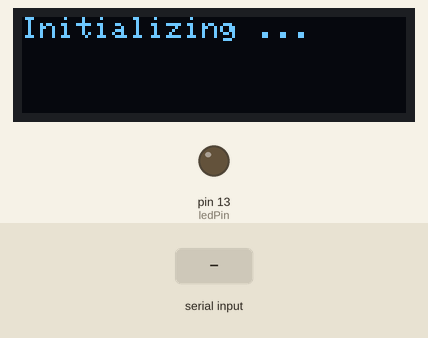
This sketch was run on a simulated Arduino Uno, built with avr-gcc and run on an emulated ATmega328P. Parts: 128×32 one-colour display, output pins drawn as LEDs (lit = HIGH). Inputs (shaded band) come from the test bench. What the sketch prints to the serial monitor is not drawn.

Above: at 0.1 s.
2.3 s: "C\n" received over the second serial link
At 2.8 s:
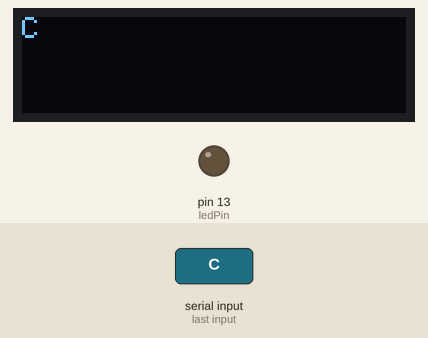
3.8 s: "1\n" received over the second serial link
At 5.1 s:
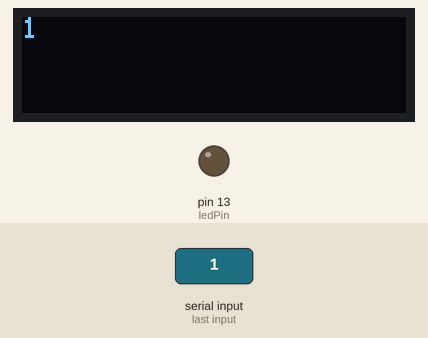
Timing chart, 0 to 6.8 s (numbered marks = the images above; inputs shaded):
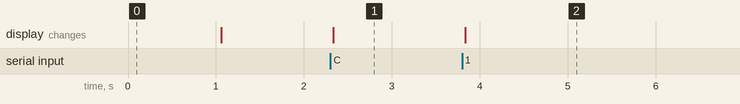

Measured:
- after the input at 2.3 s, the display: changes at once (image 1)
- after the input at 3.8 s, the display: changes at once (image 2)

The sketch:

BLEsleep.ino
```cpp
/********************************************************************************
** Read from BLE and display on OLED
** Send symbol to BLE when connected
** The BLE toggles between sleep and awake when the button is pressed
*********************************************************************************/

// BT Library
#include <AltSoftSerial.h>
AltSoftSerial BTserial;

// Display Libraries
#include <Adafruit_GFX.h>
#include <Adafruit_SSD1306.h>
#define OLED_RESET 4
Adafruit_SSD1306 display(OLED_RESET);


// Variables
char text[64];                                  // Character buffer
char c;
boolean asleep = false;
boolean confirmedCentral = false;


// Timing variables
unsigned long startTime = 0;
unsigned long endTime = 0;
const unsigned long period_us = 1e6;            // We are using microseconds for accuracy, 1s=1e6us


// Define pin numbers
const int buttonPin = 4;                        // Button pin
const int ledPin =  13;                 // LED pin

// --------------------------------------------------------------------------------
// Button logic: return true of the button is pressed, otherwise return false
// For more stable code, we can debounce the button
// --------------------------------------------------------------------------------
boolean checkButton() {
  static int buttonState = HIGH;                 // Pushbutton status
  if (digitalRead(buttonPin) != buttonState) {
    buttonState = !buttonState;
    if (buttonState == HIGH)
      return true;
  }
  return false;
}


// --------------------------------------------------------------------------------
// Initialize the OLED display
// --------------------------------------------------------------------------------
void initDisplay() {
  // Initialize with the I2C addr 0x3C (for the 128x32)
  display.begin(SSD1306_SWITCHCAPVCC, 0x3C);
  display.setTextColor(WHITE); // Draw white text, otherwise writes may be invisible!
  display.cp437(true);         // Use full 256 char 'Code Page 437' font
  display.setTextSize(1);      // Set font size for display.write() to 1
}


// --------------------------------------------------------------------------------
// Show a message on the OLED display
// --------------------------------------------------------------------------------
void showMessage(const char * message) {
  display.setCursor(0, 0);     // Start at top-left corner
  display.clearDisplay();
  display.println(message);
  display.display();
}


// --------------------------------------------------------------------------------
// Forward data from Serial to the BLE module
// This is useful to set the modes of the BLE module
// --------------------------------------------------------------------------------
void forwardSerialToBLE() {
  static boolean NL = true;

  c = Serial.read();
  if (c != 10 & c != 13 )  // do not send line end characters to the HM-10
    BTserial.write(c);
  // Copy the user input to the main window; if there is a new line print the ">" character.
  if (NL) {
    Serial.print("\r\n>");
    NL = false;
  }
  Serial.write(c);
  if (c == 10)
    NL = true;
}


// --------------------------------------------------------------------------------
// This function reads characters from the HM-10
// The function always returns the new character
// --------------------------------------------------------------------------------
char receiveFromBLE() {
    char newChar = BTserial.read();
    return newChar;
}


// --------------------------------------------------------------------------------
// Toggle BLE sleep state
// --------------------------------------------------------------------------------
void BLEConnect() {
  // Disconnect and put to sleep
  if (!asleep) {
    BTserial.print("AT");
    delay(150);
    BTserial.print("AT+ADTY3");
    delay(50);
    BTserial.print("AT+SLEEP");
    asleep = true;
    confirmedCentral = false;
  }
  // Wake up and re-establish connection
  else {
    BTserial.print("AT+galliaestomnisdivisainpartestresquarumunamincoluntbelgaealiamaquitanitertiamquiipsorumlinguaceltaenostragalliappellantur");
    delay(350);
    BTserial.print("AT+ADTY0");
    delay(50);
    BTserial.print("AT+RESET");
    asleep = false;
  }
}


// --------------------------------------------------------------------------------
// Setup: executed once at startup or reset
// --------------------------------------------------------------------------------
void setup() {

  // Initialize the OLED display
  initDisplay();
  showMessage("Initializing ...");
  delay(1000);

  // Initialize the LED pin as an output:
  pinMode(ledPin, OUTPUT);

  // Initialize the pushbutton pin as an input:
  pinMode(buttonPin, INPUT_PULLUP);

  // Initialize Serial communication
  Serial.begin(9600);

  // Initialize the BT Serial (AltSoftSerial)
  BTserial.begin(9600);
  Serial.println("BTserial started");

  // Clear the display
  showMessage(" ");

}


// --------------------------------------------------------------------------------
// Loop: main code; executed in an infinite loop
// --------------------------------------------------------------------------------
void loop() {

  // Check if the button was pressed
  // If it was, establish or re-establish a BT connection
  if (checkButton())
    BLEConnect();

  // If we are asleep, do nothing until the button is pressed again
  if (!asleep) {

    // Read from the Bluetooth module and store in a char array
    int i = 0;
    while (BTserial.available()) {
      text[i++] = receiveFromBLE();
      delay(10);                        // Allow time for new characters to come in
    }

    // If a new message was received, show it
    if (i > 0) {
      text[i++] = '\0';                // Insert a termination character after the last character read
      showMessage(text);
      Serial.println(text);

      // Look for the connected message
      if (text[0] == 'C' && !confirmedCentral) {
        confirmedCentral = true;
        Serial.println("Connected");
      }
    }

    // Read from the Serial Monitor and send to the Bluetooth module
    if (Serial.available())
      forwardSerialToBLE();

    // If we received a message from the computer, we know we are connected. Start sending data back
    if (confirmedCentral) {
      endTime = micros();
      if (endTime - startTime >= period_us) {
        startTime = endTime;
        BTserial.print("*");
        Serial.println("*");
      }
    }
  }

}
```
